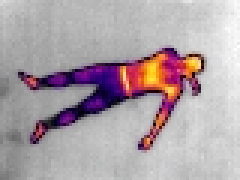
#> input picture dataset/lying/rgb22.jpg, 80 x 60 px, given in place of dataset1(rgb22).jpg, which was not available (shown 3 times larger)
$ jupyter execute --allow-errors fall_detection.ipynb   (shell and % lines are left out)   (Python 2 division)   (older library calls are emulated)   (text cells are left out)
#> lines starting #> are read from the running program, lines starting #| are printed output that depends on the picture; after the words box and inside, x2 and y2 are one past the last pixel; in counts of white or black regions, pixels touching at a corner belong together; pictures that were not available may be replaced by others from this repository, and a replacement may not be noted
[cell 1]
"""
Imports
"""
from skimage import measure
import matplotlib.pyplot as plt
import matplotlib.patches as patches
import numpy as np
import cv2
from scipy.stats import rayleigh
import scipy
import pandas as pd

[cell 2]
"""
This distribution serves as the prior to our "thresholding" algorithm.
"""
mu = 517.51266145227532
std = 781.92552992055425
size= 5000
pdf_fitted = rayleigh.pdf(scipy.arange(size), mu, std)

[cell 3]
def get_CCA_from_image(image, threshold = 115, show_image=False):
    """
    Get connected components from image
    params
    - image - string filename of the image
    - threshold - int threshold in which to binarize the image
    - show_image - boolean whether to show the image in output
    returns
    - stats[max_area_index] - properties of the bounding box -> [left, top, width, height, area]
    - chosen_box - The cropped image of the bounding box
    - thresh - The thresholded image
    - img - The image itself
    """
#> called with image = 'full-dataset/dataset1(rgb22).jpg', threshold = 30, show_image = False
    img = cv2.imread(image,0)
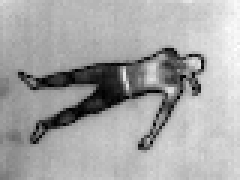
#> img: shape (60, 80) (shown 3 times larger); min 0, max 255, mean 166
    h,w = img.shape[:2]
#> h = 60; w = 80
    if show_image:
        fig,ax = plt.subplots(1)
    ret, thresh = cv2.threshold(img,threshold,255,cv2.THRESH_BINARY)
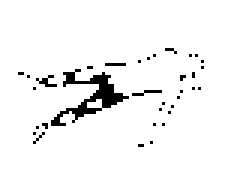
#> thresh: shape (60, 80) (shown 3 times larger); 95.5% white; black in thin lines or dots, all inside (x1, y1, x2, y2) = (6, 16, 68, 49)
#> ret = 30

    output = cv2.connectedComponentsWithStats(thresh, 8, cv2.CV_32S)
    num_labels = output[0]
#> num_labels = 2
    labels = output[1]
    stats = output[2]
#> stats = [[6, 16, 62, 33, 217], [0, 0, 80, 60, 4583]]
    centroids = output[3]
#> centroids = [[32.7, 30.84], [39.82, 29.44]]

    max_area_index=-1
    for i in range(len(stats)):
        if stats[i][0]==0 and stats[i][1]==0:
            continue
        if show_image:
            ax.add_patch(
                patches.Rectangle(
                    (stats[i][0], stats[i][1]),
                    stats[i][2],
                    stats[i][3],
                    fill=False,      # remove background
                    color='red'
                )
            )
        if max_area_index==-1:
            max_area_index=i
        elif stats[i][4] > stats[max_area_index][4]:
            max_area_index=i
#> this loop made 2 passes
#> max_area_index on pass 1: 0
#> after the loop, max_area_index = 0
    if show_image:
        ax.imshow(thresh, cmap='gray')
        plt.show()
    chosen_box = thresh[stats[max_area_index][1]:stats[max_area_index][1]+stats[max_area_index][3],stats[max_area_index][0]:stats[max_area_index][0]+stats[max_area_index][2]]
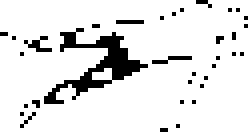
#> chosen_box: shape (33, 62) (shown 4 times larger); 89.4% white; black in thin lines or dots
    return stats[max_area_index], chosen_box, thresh, img


def get_best_threshold(img_filename, pdf, start=30, max_steps =100, alpha=1, show_graph = False):
    """
    Get best threshold for given image. Maximizes the "score" function, where the score is defined as:
        score = (1 - ratio_of_white_to_total_pixels) * P(area)
    where P(area) is the prior
    params
    - img_filename - string filename of the image
    - pdf - scipy probability distribution of prior
    - start - "starting" threshold
    - max_steps - number of steps to take
    - alpha - how much to step by
    - show_graph - boolean whether to show the graphs in output
    returns
    - index - threshold chosen
    - final_chosen_box - cropped image of bounding box
    - final_stats - properties of the bounding box -> [left, top, width, height, area]
    - final_thresh - The thresholded image
    - final_img - The image itself
    - score - score calculated
    """
    index = -1
    final_chosen_box = None
    final_stats = []
    final_img = None
    final_thresh = None
    thresholds = np.arange(start,start+max_steps,alpha)
    min_score = -1
    if show_graph:
        areas = []
        ratios = []
        scores=[]
    for i in thresholds:
        stats, chosen_box, thresh, img = get_CCA_from_image(img_filename, i, show_image=False)
#> stats = [6, 16, 62, 33, 217]
        ratio = get_ratio_of_image(chosen_box)
#> in get_ratio_of_image, `a=cv2.countNonZero(img)`: a = 1829
#> ratio = 0.894
        score= (1-ratio)*pdf[chosen_box.size]
#> score = 3.92e-05
        if show_graph:
            scores.append(score)
            areas.append(chosen_box.size)
            ratios.append(ratio)
        if score > min_score:
            min_score = score
#> min_score = 3.92e-05
            index = i
            final_chosen_box = chosen_box
            final_stats = stats
#> final_stats = [6, 16, 62, 33, 217]
            final_thresh = thresh
            final_img = img
    if show_graph:
        plt.title('ratios')
        plt.xlabel('threshold value')
        plt.ylabel('ratio of white pixels to black pixels')
        plt.plot(ratios)
        plt.show()
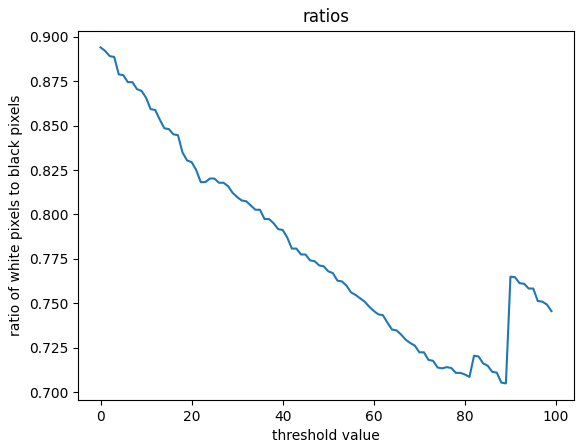
#> figure drawn by matplotlib, 1 panel; curve peaks at x = 0, y = 0.894
        plt.title('areas')
        plt.xlabel('threshold value')
        plt.ylabel('area of bounding box')
        plt.plot(areas)
        plt.show()
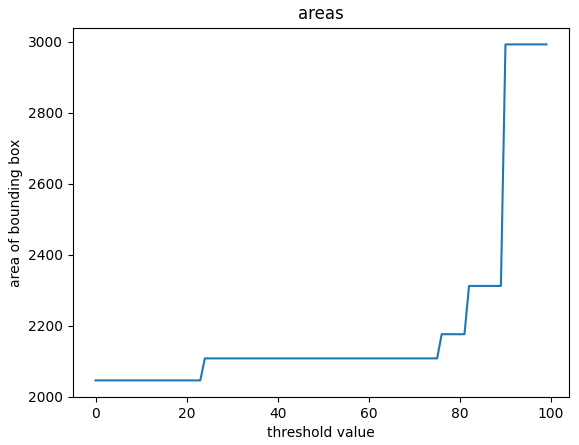
#> figure drawn by matplotlib, 1 panel; curve peaks at x = 90, y = 2992
        plt.title('scores')
        plt.xlabel('threshold value')
        plt.ylabel('score')
        plt.plot(scores)
        return index, final_chosen_box, final_stats, final_thresh, final_img, areas,ratios
    return index, final_chosen_box, final_stats, final_thresh, final_img, score

def get_ratio_of_image(img):
    """
    Gets ratio of image
    params
    - img - proposed bounding box of image
    returns
    - ratio - # white pixels / # total pixels
    """
    a=cv2.countNonZero(img)
    h,w = img.shape[:2]
    return float(float(a)/(float(h)*float(w)))

# [68 lines left out: functions get_rotated_box, get_features, not called in this run]

[cell 4]
x = get_best_threshold('full-dataset/dataset1(rgb22).jpg', pdf_fitted ,show_graph=True)
img=get_CCA_from_image('full-dataset/dataset1(rgb22).jpg', x[0], show_image=True)

[cell 5]
# [30 lines left out: functions scale_features, classify_with_scaled_features, not called in this run]

[cell 6]
"""
To train
"""
import pandas as pd
#> (the rest of this cell did not finish here and is left out)

[cell 7]
# [25 lines left out: function build_dataset, not called in this run]

[cell 8]
# [11 lines left out: function preprocess, not called in this run]

[cell 9]
# [26 lines left out: function select_model, not called in this run]

[cell 10]
# [12 lines left out: function export_model, not called in this run]

#> (a cell that did not finish here is left out)

#> (a cell that did not finish here is left out)

[cell 13]
def import_model(clf_name = 'classifier.pkl',scl_name = 'scaler.pkl'):
    """
    exports specified classifier and scaler
    params
    - clf_name - desired classifier
    - scl_name - desired scaler
    returns
    - classifier
    - scaler
    """
#> called with clf_name = 'classifier_svmrbf.pkl', scl_name = 'scaler.pkl'
    from sklearn.externals import joblib
    clf = joblib.load(clf_name)
#> (reads classifier_svmrbf.pkl from the repository)
